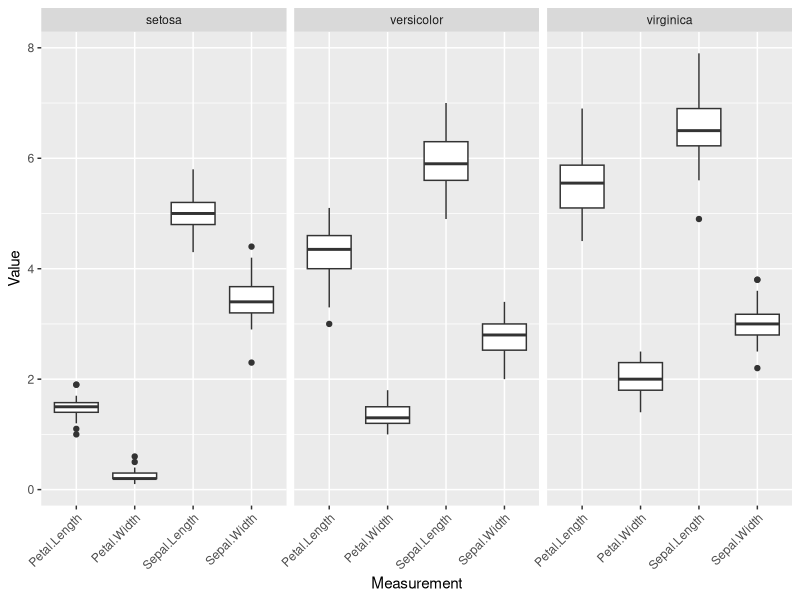
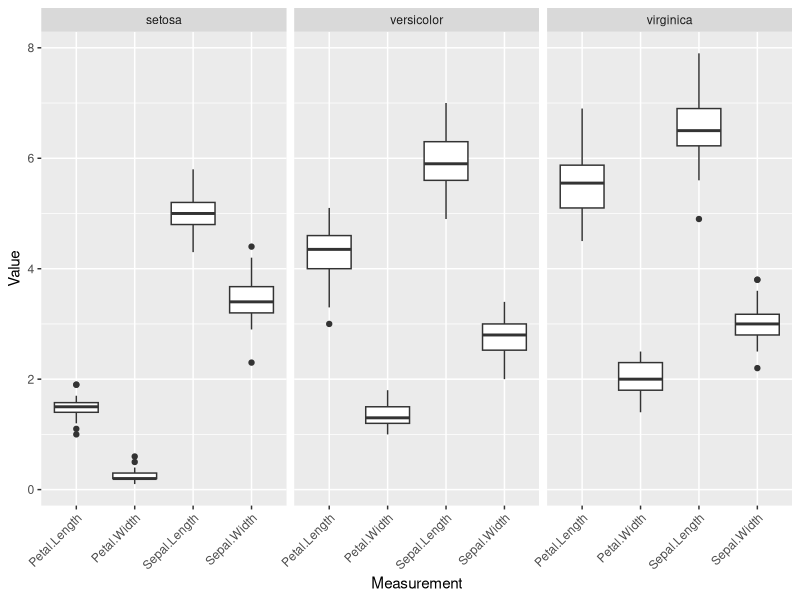

Generate these figures, in order, with R:
## ---- chunk 1
  library(tidyr)
  library(ggplot2)
  paste("Welcome","to","RMarkDown!")
  data <- iris
  data.plot <- data %>% pivot_longer(-Species, names_to = "Measurement", values_to = "Value")
  ggplot(data.plot, aes(group = Measurement, x = Measurement, y = Value)) + 
    geom_boxplot() +
    facet_grid(. ~ Species) +
    theme(axis.text.x = element_text(angle = 45, hjust = 1))
  lm.model <- lm(Petal.Length ~ Sepal.Length + Sepal.Width + Petal.Width, data = data)
  summary(lm.model)
## ---- chunk 2
library(tidyr)
library(ggplot2)
## ---- chunk 3
  paste("Welcome","to","RMarkDown!")
## ---- chunk 4
  data <- iris
  head(data)
## ---- chunk 5
  data.plot <- data %>% pivot_longer(-Species, names_to = "Measurement", values_to = "Value")
  head(data.plot)
## ---- chunk 6
  ggplot(data.plot, aes(group = Measurement, x = Measurement, y = Value)) + 
    geom_boxplot() +
    facet_grid(. ~ Species) +
    theme(axis.text.x = element_text(angle = 45, hjust = 1))
## ---- chunk 7
  data <- head(data, 10)
  data
## ---- chunk 8
  #install.packages(knitr)
  # install.packages("kableExtra")
  library(knitr)
  library(kableExtra)
  head(data) %>% 
    kable() %>% 
    kable_styling() %>%
    column_spec(1:2, bold = T, color = "white", background = "blue") %>% 
    row_spec(3:5, bold = T, color = "white", background = "blue")
  
